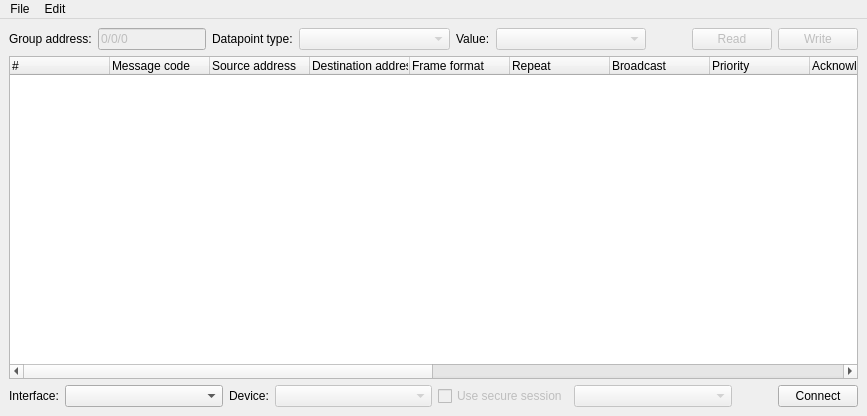
<?xml version="1.0" encoding="UTF-8"?>
<ui version="4.0">
 <class>MainWindow</class>
 <widget class="QMainWindow" name="MainWindow">
  <property name="geometry">
   <rect>
    <x>0</x>
    <y>0</y>
    <width>867</width>
    <height>416</height>
   </rect>
  </property>
  <property name="windowTitle">
   <string>KNX group communication example</string>
  </property>
  <widget class="QWidget" name="centralwidget">
   <layout class="QVBoxLayout" name="verticalLayout">
    <item>
     <layout class="QHBoxLayout" name="horizontalLayout_2" stretch="0,0,0,1,0,1,0,0,0">
      <item>
       <widget class="QLabel" name="groupAddressLabel">
        <property name="sizePolicy">
         <sizepolicy hsizetype="Maximum" vsizetype="Preferred">
          <horstretch>0</horstretch>
          <verstretch>0</verstretch>
         </sizepolicy>
        </property>
        <property name="text">
         <string>Group address:</string>
        </property>
       </widget>
      </item>
      <item>
       <widget class="QLineEdit" name="groupAddress">
        <property name="enabled">
         <bool>false</bool>
        </property>
        <property name="sizePolicy">
         <sizepolicy hsizetype="Maximum" vsizetype="Fixed">
          <horstretch>0</horstretch>
          <verstretch>0</verstretch>
         </sizepolicy>
        </property>
        <property name="text">
         <string>0/0/0</string>
        </property>
       </widget>
      </item>
      <item>
       <widget class="QLabel" name="datappointTypeLabel">
        <property name="sizePolicy">
         <sizepolicy hsizetype="Maximum" vsizetype="Preferred">
          <horstretch>0</horstretch>
          <verstretch>0</verstretch>
         </sizepolicy>
        </property>
        <property name="text">
         <string>Datapoint type:</string>
        </property>
       </widget>
      </item>
      <item>
       <widget class="QComboBox" name="datapointTypes">
        <property name="enabled">
         <bool>false</bool>
        </property>
        <property name="sizePolicy">
         <sizepolicy hsizetype="MinimumExpanding" vsizetype="Fixed">
          <horstretch>0</horstretch>
          <verstretch>0</verstretch>
         </sizepolicy>
        </property>
       </widget>
      </item>
      <item>
       <widget class="QLabel" name="valueLabel">
        <property name="sizePolicy">
         <sizepolicy hsizetype="Maximum" vsizetype="Preferred">
          <horstretch>0</horstretch>
          <verstretch>0</verstretch>
         </sizepolicy>
        </property>
        <property name="text">
         <string>Value:</string>
        </property>
       </widget>
      </item>
      <item>
       <widget class="QComboBox" name="values">
        <property name="enabled">
         <bool>false</bool>
        </property>
        <property name="sizePolicy">
         <sizepolicy hsizetype="MinimumExpanding" vsizetype="Fixed">
          <horstretch>0</horstretch>
          <verstretch>0</verstretch>
         </sizepolicy>
        </property>
       </widget>
      </item>
      <item>
       <spacer name="spacerTop">
        <property name="orientation">
         <enum>Qt::Horizontal</enum>
        </property>
        <property name="sizeHint" stdset="0">
         <size>
          <width>40</width>
          <height>20</height>
         </size>
        </property>
       </spacer>
      </item>
      <item>
       <widget class="QPushButton" name="sendRead">
        <property name="enabled">
         <bool>false</bool>
        </property>
        <property name="text">
         <string>Read</string>
        </property>
       </widget>
      </item>
      <item>
       <widget class="QPushButton" name="sendWrite">
        <property name="enabled">
         <bool>false</bool>
        </property>
        <property name="text">
         <string>Write</string>
        </property>
       </widget>
      </item>
     </layout>
    </item>
    <item>
     <widget class="QTreeWidget" name="communication">
      <property name="contextMenuPolicy">
       <enum>Qt::DefaultContextMenu</enum>
      </property>
      <property name="uniformRowHeights">
       <bool>true</bool>
      </property>
      <attribute name="headerShowSortIndicator" stdset="0">
       <bool>false</bool>
      </attribute>
      <column>
       <property name="text">
        <string>#</string>
       </property>
      </column>
      <column>
       <property name="text">
        <string>Message code</string>
       </property>
      </column>
      <column>
       <property name="text">
        <string>Source address</string>
       </property>
      </column>
      <column>
       <property name="text">
        <string>Destination address</string>
       </property>
      </column>
      <column>
       <property name="text">
        <string>Frame format</string>
       </property>
      </column>
      <column>
       <property name="text">
        <string>Repeat</string>
       </property>
      </column>
      <column>
       <property name="text">
        <string>Broadcast</string>
       </property>
      </column>
      <column>
       <property name="text">
        <string>Priority</string>
       </property>
      </column>
      <column>
       <property name="text">
        <string>Acknowledge</string>
       </property>
      </column>
      <column>
       <property name="text">
        <string>Confirm</string>
       </property>
      </column>
      <column>
       <property name="text">
        <string>Destination address type</string>
       </property>
      </column>
      <column>
       <property name="text">
        <string>Hop count</string>
       </property>
      </column>
      <column>
       <property name="text">
        <string>Extended frame format</string>
       </property>
      </column>
      <column>
       <property name="text">
        <string>TCPI</string>
       </property>
      </column>
      <column>
       <property name="text">
        <string>APCI</string>
       </property>
      </column>
      <column>
       <property name="text">
        <string>Data</string>
       </property>
      </column>
      <column>
       <property name="text">
        <string>Frame</string>
       </property>
      </column>
     </widget>
    </item>
    <item>
     <layout class="QHBoxLayout" name="horizontalLayout" stretch="0,1,0,1,0,1,0,0">
      <item>
       <widget class="QLabel" name="interfaceLabel">
        <property name="sizePolicy">
         <sizepolicy hsizetype="Maximum" vsizetype="Preferred">
          <horstretch>0</horstretch>
          <verstretch>0</verstretch>
         </sizepolicy>
        </property>
        <property name="text">
         <string>Interface:</string>
        </property>
       </widget>
      </item>
      <item>
       <widget class="QComboBox" name="interfaces">
        <property name="sizePolicy">
         <sizepolicy hsizetype="MinimumExpanding" vsizetype="Fixed">
          <horstretch>0</horstretch>
          <verstretch>0</verstretch>
         </sizepolicy>
        </property>
       </widget>
      </item>
      <item>
       <widget class="QLabel" name="deviceLabel">
        <property name="sizePolicy">
         <sizepolicy hsizetype="Maximum" vsizetype="Preferred">
          <horstretch>0</horstretch>
          <verstretch>0</verstretch>
         </sizepolicy>
        </property>
        <property name="text">
         <string>Device:</string>
        </property>
       </widget>
      </item>
      <item>
       <widget class="QComboBox" name="devices">
        <property name="enabled">
         <bool>false</bool>
        </property>
        <property name="sizePolicy">
         <sizepolicy hsizetype="MinimumExpanding" vsizetype="Fixed">
          <horstretch>0</horstretch>
          <verstretch>0</verstretch>
         </sizepolicy>
        </property>
       </widget>
      </item>
      <item>
       <widget class="QCheckBox" name="secureSession">
        <property name="enabled">
         <bool>false</bool>
        </property>
        <property name="text">
         <string>Use secure session</string>
        </property>
       </widget>
      </item>
      <item>
       <widget class="QComboBox" name="secureConfigs">
        <property name="enabled">
         <bool>false</bool>
        </property>
        <property name="sizePolicy">
         <sizepolicy hsizetype="MinimumExpanding" vsizetype="Fixed">
          <horstretch>0</horstretch>
          <verstretch>0</verstretch>
         </sizepolicy>
        </property>
       </widget>
      </item>
      <item>
       <spacer name="spacerRight">
        <property name="orientation">
         <enum>Qt::Horizontal</enum>
        </property>
        <property name="sizeType">
         <enum>QSizePolicy::Expanding</enum>
        </property>
        <property name="sizeHint" stdset="0">
         <size>
          <width>40</width>
          <height>20</height>
         </size>
        </property>
       </spacer>
      </item>
      <item>
       <widget class="QPushButton" name="connection">
        <property name="text">
         <string>Connect</string>
        </property>
       </widget>
      </item>
     </layout>
    </item>
   </layout>
  </widget>
  <widget class="QMenuBar" name="menuBar">
   <property name="geometry">
    <rect>
     <x>0</x>
     <y>0</y>
     <width>867</width>
     <height>21</height>
    </rect>
   </property>
   <widget class="QMenu" name="menuFile">
    <property name="title">
     <string>File</string>
    </property>
    <widget class="QMenu" name="menuImport">
     <property name="title">
      <string>Import</string>
     </property>
     <addaction name="actionImport"/>
    </widget>
    <addaction name="menuImport"/>
    <addaction name="separator"/>
    <addaction name="actionExit"/>
   </widget>
   <widget class="QMenu" name="menuEdit">
    <property name="title">
     <string>Edit</string>
    </property>
    <addaction name="actionClear"/>
   </widget>
   <addaction name="menuFile"/>
   <addaction name="menuEdit"/>
  </widget>
  <action name="actionExit">
   <property name="text">
    <string>Exit</string>
   </property>
  </action>
  <action name="actionImport">
   <property name="text">
    <string>KNX keyring file...</string>
   </property>
  </action>
  <action name="actionClear">
   <property name="text">
    <string>Clear telegram list</string>
   </property>
  </action>
 </widget>
 <resources/>
 <connections>
  <connection>
   <sender>secureSession</sender>
   <signal>toggled(bool)</signal>
   <receiver>secureConfigs</receiver>
   <slot>setEnabled(bool)</slot>
   <hints>
    <hint type="sourcelabel">
     <x>516</x>
     <y>391</y>
    </hint>
    <hint type="destinationlabel">
     <x>634</x>
     <y>393</y>
    </hint>
   </hints>
  </connection>
 </connections>
</ui>
